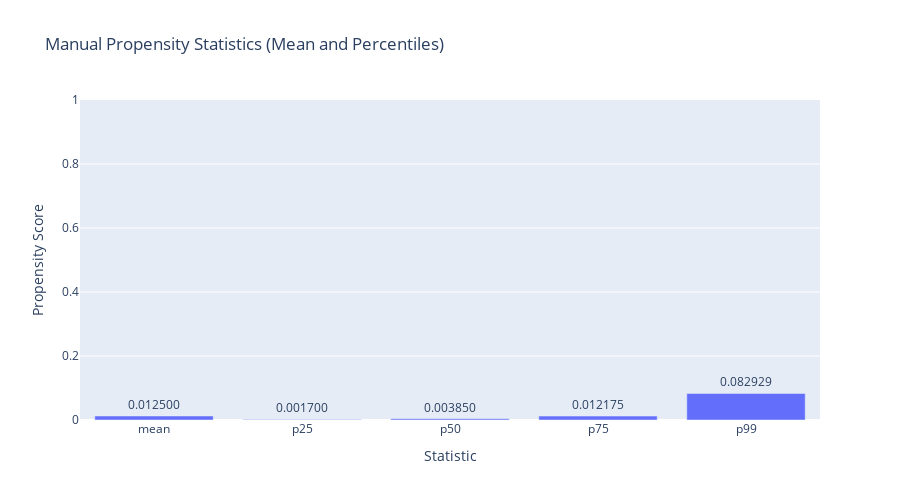

Source (notebook cell):
### Code cell
# Calculate manual propensity statistics using the helper function
propensity_manual_df, propensity_stats, stats_df = calculate_propensity_stats(
    log_df_readable, 
    groupby_col='item_id'
)

# Display the statistics DataFrame
display(stats_df)

# Plot the statistics using the reusable plot_bar_chart function
fig = plot_bar_chart(
    data=stats_df,
    x_col='statistic',
    y_col='value',
    x_title='Statistic',
    y_title='Propensity Value',
    title='Manual Propensity Statistics (Mean and Percentiles)',
    height=500,
    show_values=True,
    value_format='{:.6f}'
)

# Customize x-axis ordering
fig.update_layout(
    xaxis={'categoryorder': 'array', 'categoryarray': ['mean', 'p25', 'p50', 'p75', 'p99']},
    yaxis_title='Propensity Score'
)

fig.show()

### Figure 1 — Plotly figure (JSON) as saved in the notebook; plotly's stock layout.template omitted (floating-point values rounded to 4 significant figures)
{"data": [{"cliponaxis": false, "hovertemplate": "Statistic=%{x}<br>Propensity Value=%{text}<extra></extra>", "legendgroup": "", "marker": {"color": "#636efa", "pattern": {"shape": ""}}, "name": "", "orientation": "v", "showlegend": false, "text": [0.0125, 0.0017, 0.00385, 0.01218, 0.08293], "textposition": "outside", "texttemplate": "%{text:.6f}", "type": "bar", "x": ["mean", "p25", "p50", "p75", "p99"], "xaxis": "x", "y": [0.0125, 0.0017, 0.00385, 0.01218, 0.08293], "yaxis": "y"}], "layout": {"barmode": "relative", "height": 500, "legend": {"tracegroupgap": 0}, "title": {"text": "Manual Propensity Statistics (Mean and Percentiles)"}, "xaxis": {"anchor": "y", "categoryarray": ["mean", "p25", "p50", "p75", "p99"], "categoryorder": "array", "domain": [0, 1], "title": {"text": "Statistic"}}, "yaxis": {"anchor": "x", "domain": [0, 1], "range": [0, 1], "title": {"text": "Propensity Score"}}}}
